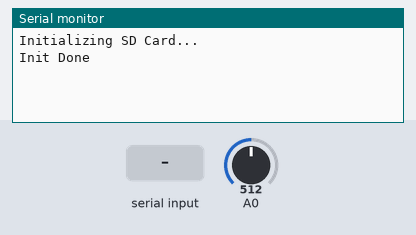
The sketch below on a simulated Arduino Uno, built with avr-gcc and run on an emulated ATmega328P. On the bench: the last lines printed to the serial monitor. The inputs (shaded band) are chosen by the test bench; at power-on: A0 = 512. Storage starts empty.

Above: at 1.2 s.
1.3 s: "1" received over Serial
At 2.5 s:
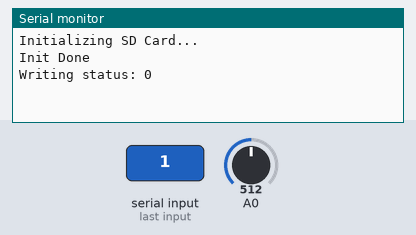
2.8 s: "0" received over Serial
At 3.6 s:
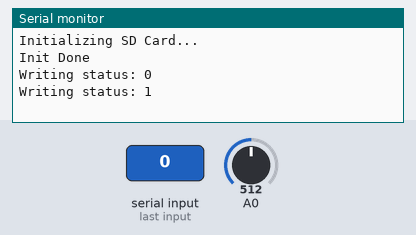

Measured:
- after the input at 1.3 s, the serial monitor: prints a new line at once (image 1)
- after the input at 2.8 s, the serial monitor: prints a new line at once (image 2)

The sketch:

Works_022_b.ino
```cpp
/*
 * Arduino Workshop
 * Works_022_b
 * Micro/SD Card Reader/Writer!
 *
 * To setup Micro SD Card Reader with Arduino, connect pins as below
 * Arduino Pin    | SD Card Pin
 * Pin 11         | MOSI
 * Pin 12         | MISO
 * Pin 13         | CLK(SCK)
 * Pin 4          | CD(CS)
 */

/* We will learn how to write to SD Card continously */

#include <SPI.h>
#include <SD.h>

/* Variables */
File file;
bool writing = true;

void setup()
{
  Serial.begin(115200);
  while(!Serial);

  Serial.println("Initializing SD Card...");

  if(!SD.begin(4)) /* SD library searches CS pin, which, in our case, pin 4. */
  {
    Serial.println("Init Failed");
    return;
  }
  Serial.println("Init Done");
}

void loop()
{
  /* Check if any input was made */
  if(Serial.available())
  {
    /* Change write status */
    writing = !writing;
    Serial.print("Writing status: ");
    Serial.println(writing);
    while(Serial.available())
      Serial.read();
  }

  /* Read Potentiometer */
  int value = analogRead(0);

  /* Write to file if we are in writing mode */
  if(writing)
  {
    file = SD.open("Data.txt", FILE_WRITE);
    if(file)
    {
      file.println(value);
      file.close();
    }

  }
}
```
